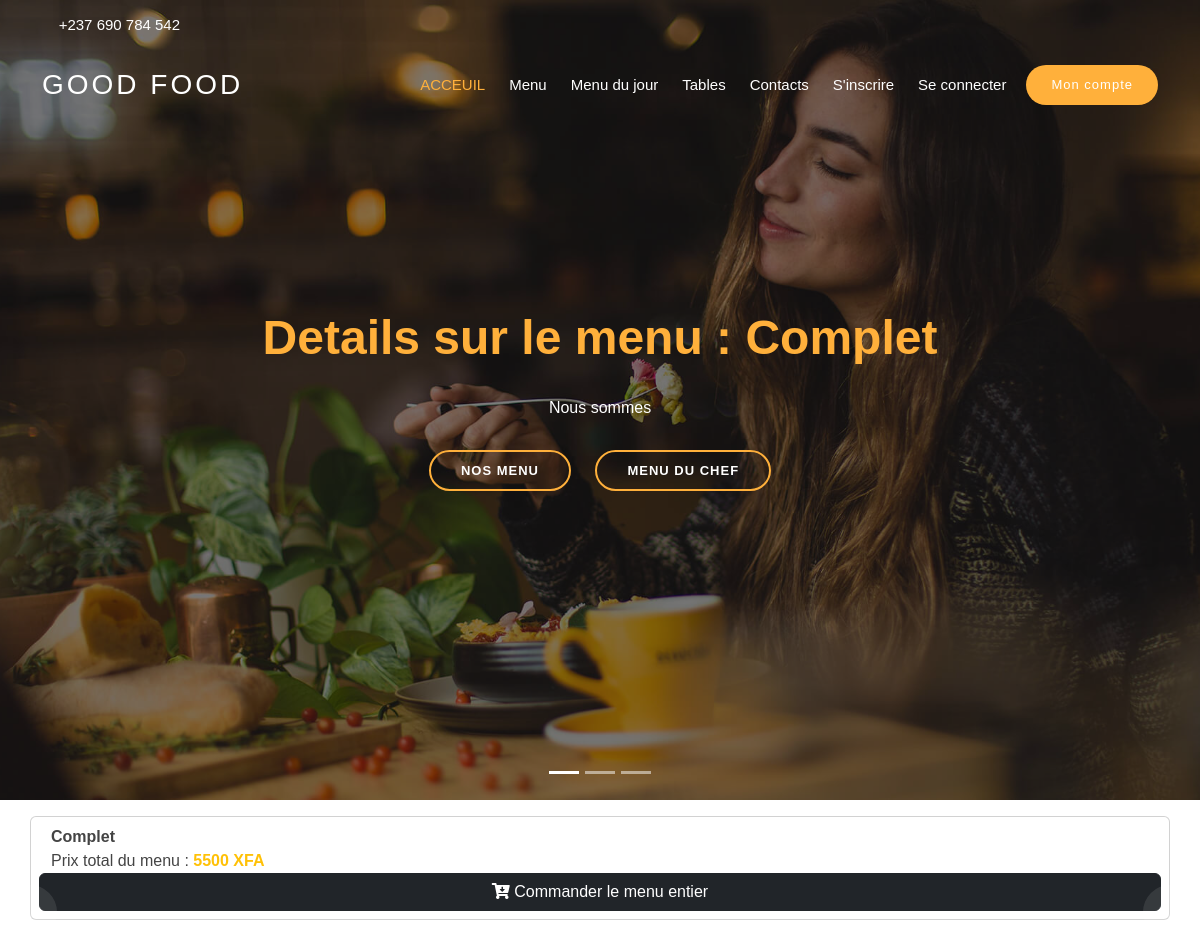
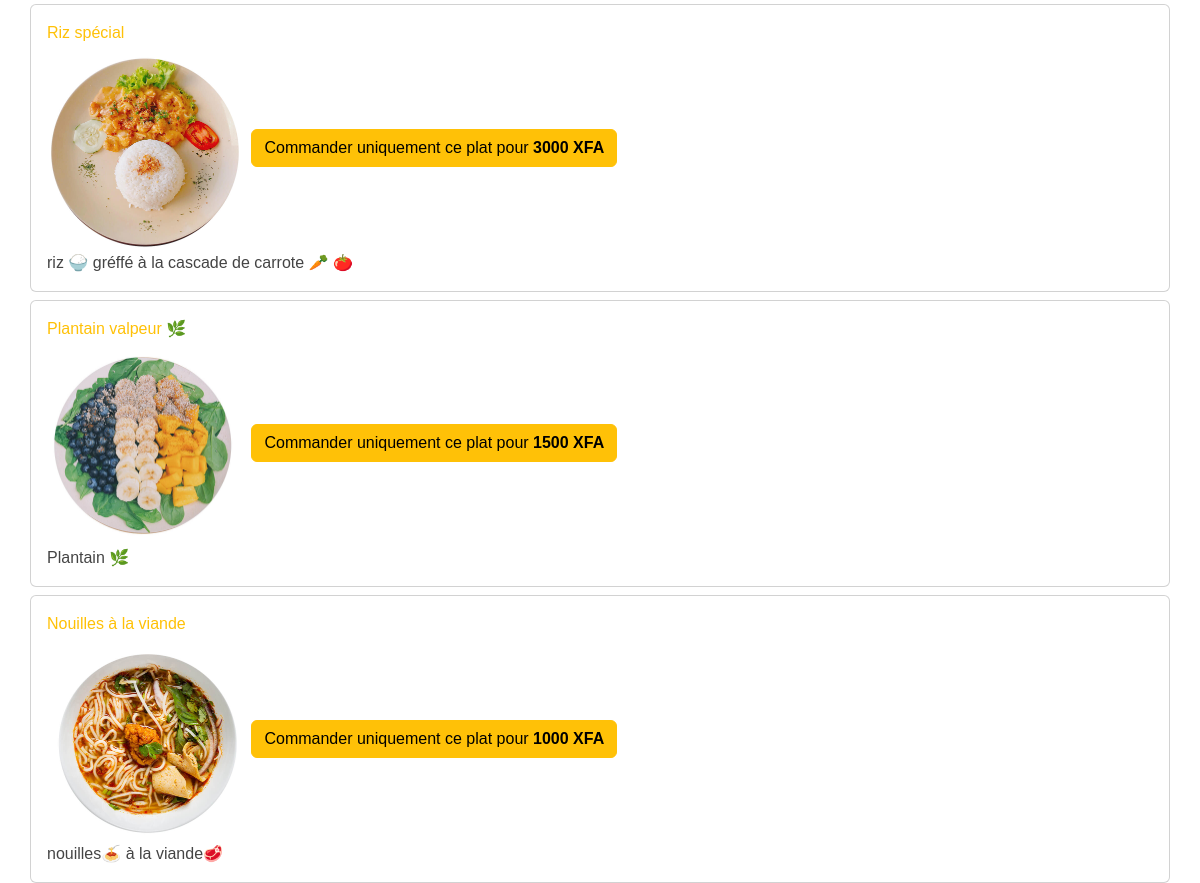
Page /menu_details/3 on the committed database (2 pictures, top to bottom).
### app/models.py (models this page shows, shortened)
class Menu(models.Model):
    Nom_du_menu = models.CharField( max_length=50)
    liste_des_plats = models.ManyToManyField("Repas", related_name="repas")
    def return_repas(self):
        return  self.liste_des_plats.all()
    def get_total_price(self):
        plats = self.liste_des_plats.all()
        somme = 0
        for item in plats:
            somme = somme + item.Prix
        return somme
    def __str__(self):
        return f'{self.Nom_du_menu}'

class Repas(models.Model):
    Nom = models.CharField(max_length=50)
    Prix = models.PositiveIntegerField()
    TYPES_RESPAS = [
        ('Entrée','Entrée'),
        ('Résistance','Résistance'),
        ('Boisson','Boisson'),
        ('Sortie','Sortie'),
        ('Désert','Désert'),
    ]
    type_de_plat = models.CharField(choices = TYPES_RESPAS,  max_length=50)
    images = models.ImageField(upload_to='Images_des_respas')
    description = models.TextField()

### app/views.py (the view)
# urls.py: path("menu_details/<id>", menu_details, name="menu_details"),
def menu_details(request, id):
    context = {}
    context['menu'] = Menu.objects.get(pk = id)
    context['message'] = f'Details sur le menu : {context["menu"].Nom_du_menu}'
    return render(request, 'menu_details.html', context)

### templates/menu_details.html
{% extends 'base_home.html' %}
{% block content %}
    <div class="container">
        <div class="row card my-3 p-2">
            <strong> {{menu}} </strong>
            <div class=""> Prix total du menu  : <strong class="text-warning text-bold"> {{menu.get_total_price}} XFA </strong></div>
            <a href="" class="btn btn-dark"> <i class="fa fa-cart-arrow-down"></i> Commander le menu entier</a>
        </div>
        <div class="row">
            {% for item in menu.return_repas %}
                <div class=" card card-body mt-2 ">
                    <div class="text-warning"> {{item.Nom}} </div>
                    <div class=""> <img src="{{item.images.url}}" alt="" width="200px">
                    <a href="{% url 'commander_repas' item.id %}" class="btn btn-warning">Commander uniquement ce plat pour <strong>{{item.Prix}} XFA</strong> </a>
                    </div>
                    <div class="col"> {{item.description}} </div>
                </div>
            {% endfor %}
        </div>
    </div>
{% endblock content %}

### static/assets/css/style.css (style rules this page uses)
body { font-family: "Poppins", sans-serif; color: #444444; }
a { text-decoration: none; color: #ffb03b; }

### rows in the picture
Menu: Nom_du_menu "Complet", get_total_price "5500"
Repas: Nom "Riz spécial", images (picture), Prix "3000", description "riz 🍚 gréffé à la cascade de carrote 🥕 🍅"
Repas: Nom "Plantain valpeur 🌿", images (picture), Prix "1500", description "Plantain 🌿"
Repas: Nom "Nouilles à la viande", images (picture), Prix "1000", description "nouilles🍝 à la viande🥩"

### other values in the picture
{{ message }} "Details sur le menu : Complet"
